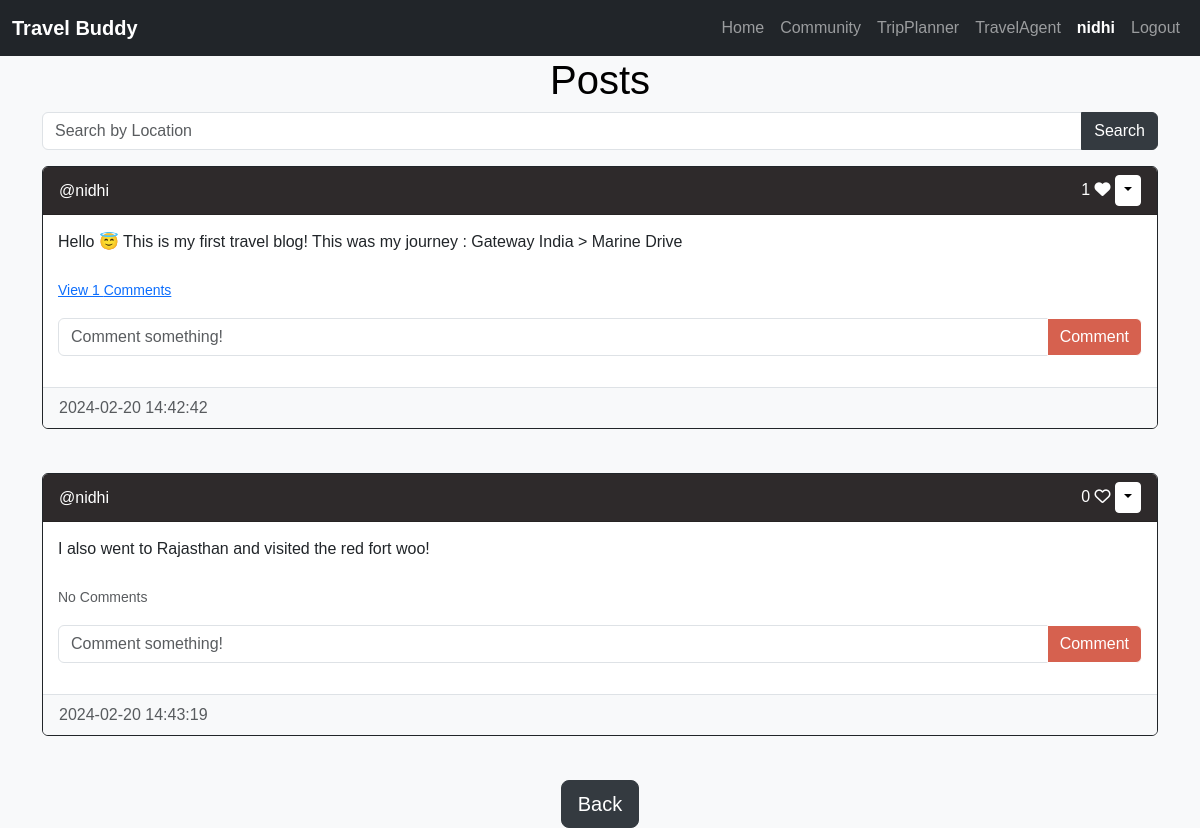
The page /posts/nidhi (signed in) on the database as committed earlier.
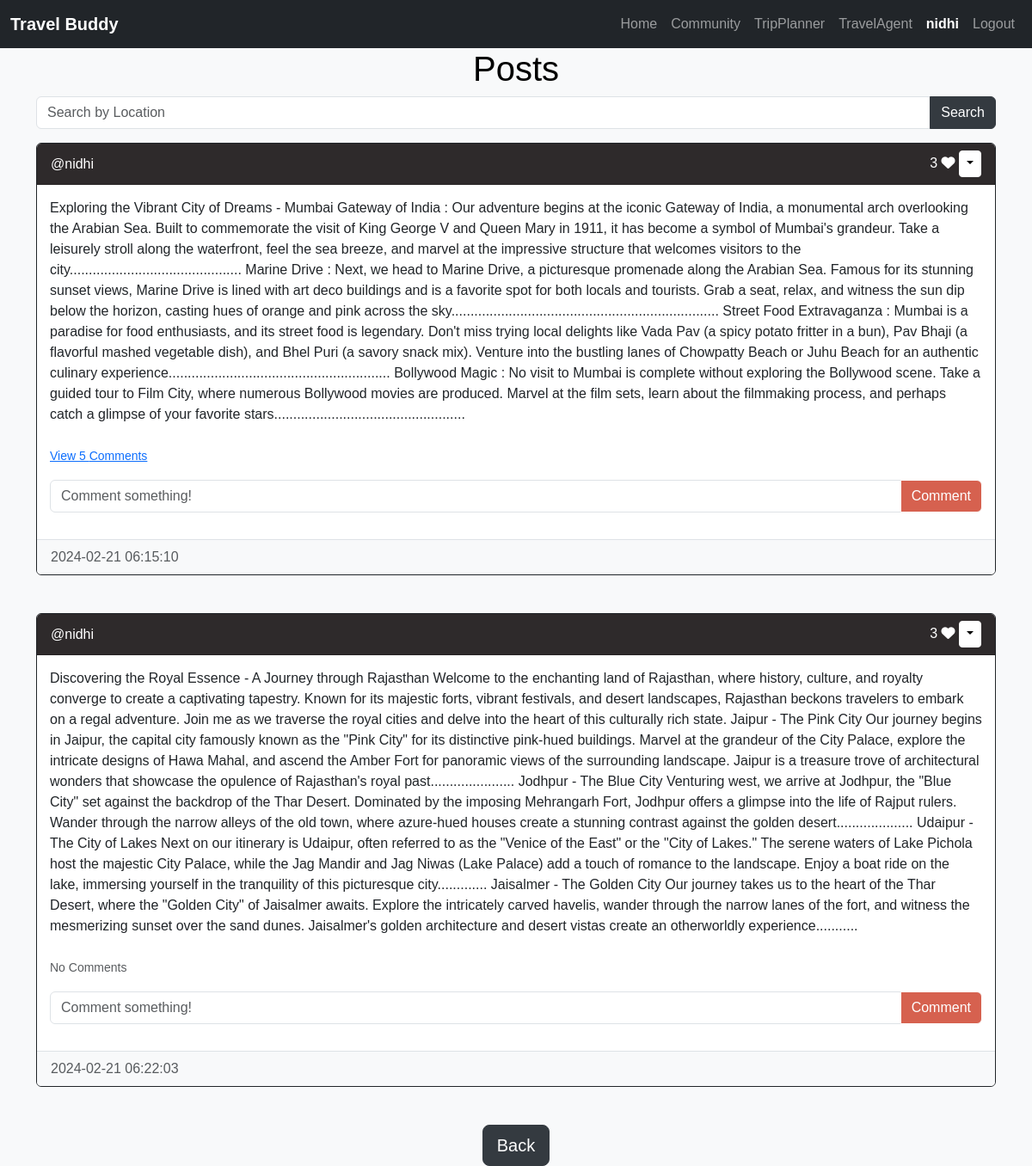
The same page on the database as committed later.
### website/models.py (models this page shows)
class Post(db.Model):
    id = db.Column(db.Integer, primary_key=True)
    text = db.Column(db.Text, nullable=False)
    date_created = db.Column(db.DateTime(timezone=True), default=func.now())
    author = db.Column(db.Integer, db.ForeignKey(
        'user.id', ondelete="CASCADE"), nullable=False)
    location = db.Column(db.String(255))
    comments = db.relationship('Comment', backref='post', passive_deletes=True)
    likes = db.relationship('Like', backref='post', passive_deletes=True)

class User(db.Model, UserMixin):
    id = db.Column(db.Integer, primary_key=True)
    email = db.Column(db.String(150), unique=True)
    username = db.Column(db.String(150), unique=True)
    password = db.Column(db.String(150))
    date_created = db.Column(db.DateTime(timezone=True), default=func.now())
    posts = db.relationship('Post', backref='user', passive_deletes=True)
    comments = db.relationship('Comment', backref='user', passive_deletes=True)
    likes = db.relationship('Like', backref='user', passive_deletes=True)

### website/views.py (the view)
@views.route("/posts/<username>")
@login_required
def posts(username):
    user = User.query.filter_by(username=username).first()
    if not user:
        flash('No user with that username exists.', category='error')
        return redirect(url_for('views.home'))
    posts = user.posts
    return render_template("posts.html", user=current_user, posts=posts, username=username)

### website/__init__.py (called while the page is built)
def create_app():
    app = Flask(__name__)
    app.config['SECRET_KEY'] = "helloworld"
    app.config['SQLALCHEMY_DATABASE_URI'] = f'sqlite:///{DB_NAME}'
    db.init_app(app)
    from .views import views
    from .auth import auth
    app.register_blueprint(views, url_prefix="/")
    app.register_blueprint(auth, url_prefix="/")
    from .models import User, Post, Comment, Like
    create_database(app)
    login_manager = LoginManager()
    login_manager.login_view = "auth.login"
    login_manager.init_app(app)
    @login_manager.user_loader
    def load_user(id):
        return User.query.get(int(id))
    return app

### website/templates/posts.html (shortened to what this page needs)
{% extends "posts_div.html" %}  {% block header %} {{user.username}}'s posts {% endblock %} {% block
footer %}
<div align="center">
  <a href="/home"
    ><button type="button" class="btn btn-dark btn-lg">Back</button></a
  >
</div>
{% endblock %}

### website/templates/posts_div.html (shortened to what this page needs)
{% extends "base.html" %} {% block title %}Home{% endblock %} {% block content
%}
<h1>Posts</h1>
<form method="POST" class="mb-3">
  <div class="input-group">
    <input
      type="text"
      class="form-control"
      name="location"
      placeholder="Search by Location"
    />
    <button type="submit" class="btn btn-dark">Search</button>
  </div>
</form>
<div id="posts">
  {% for post in posts %}
  <div class="card border-dark">
    <div class="card-header d-flex justify-content-between align-items-center">
      <a
        href="/posts/{{post.user.username}}"
        style="text-decoration: none; color: inherit"
      >
        @{{post.user.username}}
      </a>
      <div>
        <span id="likes-count-{{post.id}}"> {{ post.likes|length }}</span>
        {% if user.id in post.likes|map(attribute="author")|list %}
        <i
          class="fa-solid fa-heart"
          id="like-button-{{post.id}}"
          onclick="like({{post.id}})"
        ></i>
        {% else %}
        <i
          class="fa-regular fa-heart"
          id="like-button-{{post.id}}"
          onclick="like({{post.id}})"
        ></i>
        {% endif %} {% if user.id == post.author %}
        <div class="btn-group">
          <button
            type="button"
            class="btn btn-sm btn-info dropdown-toggle"
            data-bs-toggle="dropdown"
          ></button>
        </div>
        {% endif %}
      </div>
    </div>
    <div class="card-body">
      <div class="card-text">{{post.text}}</div>
      <br />
      <p class="card-text">
        {% if post.comments|length > 0 %}
        <a data-bs-toggle="collapse" href="#comments-{{post.id}}" role="button">
          <small>View {{post.comments|length}} Comments</small>
        </a>
        {% else %}
        <small class="text-muted">No Comments</small>
        {% endif %}
      </p>
      <form
        class="input-group mb-3"
        method="POST"
        action="/create-comment/{{post.id}}"
      >
        <input
          type="text"
          id="text"
          name="text"
          class="form-control"
          placeholder="Comment something!"
        />
        <button type="submit" class="btn btn-success">Comment</button>
      </form>
    </div>
    <div class="card-footer text-muted">{{post.date_created}}</div>
  </div>
  <br/ > {% endfor %}
</div>
{% block footer %}{% endblock %} {% endblock %}

Rows that differ between the two databases and show on the page:
removed Post: user.username "nidhi", likes|length "1", text "Hello 😇 This is my first travel blog! This was my journey : Gateway India > Marine Drive", comments|length "1", date_created "2024-02-20 14:42:42"
removed Post: user.username "nidhi", likes|length "0", text "I also went to Rajasthan and visited the red fort woo!", shows "No Comments", date_created "2024-02-20 14:43:19"
added Post: user.username "nidhi", likes|length "3", text "Exploring the Vibrant City of Dreams - Mumbai Gateway of India : Our adventure begins at the iconic Gateway of India, a monumental arch overlooking the Arabian Sea. Built to commemorate the visit of King George V and Queen Mary in 1911, it has become a symbol of Mumbai's grandeur. Take a leisurely stroll along the waterfront, feel the sea breeze, and marvel at the impressive structure that welcomes visitors to the city............................................. Marine Drive : Next, we head to Marine Drive, a picturesque promenade along the Arabian Sea. Famous for its stunning sunset views, Marine Drive is lined with art deco buildings and is a favorite spot for both locals and tourists.…", comments|length "5", date_created "2024-02-21 06:15:10"
added Post: user.username "nidhi", likes|length "3", text "Discovering the Royal Essence - A Journey through Rajasthan Welcome to the enchanting land of Rajasthan, where history, culture, and royalty converge to create a captivating tapestry. Known for its majestic forts, vibrant festivals, and desert landscapes, Rajasthan beckons travelers to embark on a regal adventure. Join me as we traverse the royal cities and delve into the heart of this culturally rich state. Jaipur - The Pink City Our journey begins in Jaipur, the capital city famously known as the \"Pink City\" for its distinctive pink-hued buildings. Marvel at the grandeur of the City Palace, explore the intricate designs of Hawa Mahal, and ascend the Amber Fort for panoramic views of the…", shows "No Comments", date_created "2024-02-21 06:22:03"
